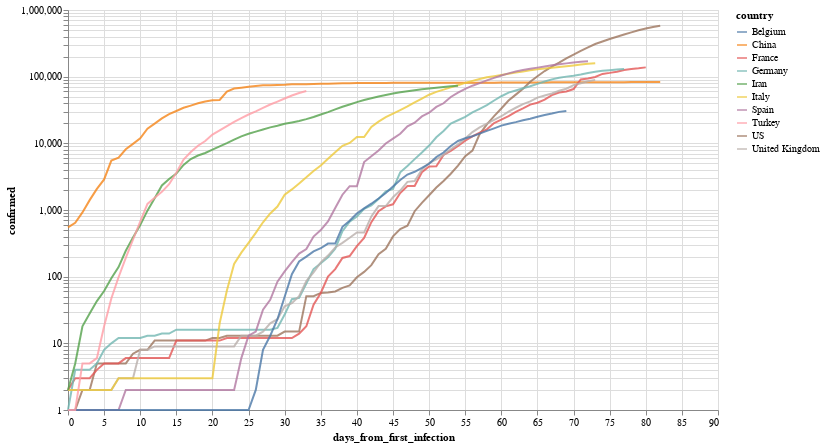

Notebook code cell kept with this figure:
### Markdown cell above
Por ejemplo, evolución (interactiva!) de los paises con mas infectados

### Code cell
total_confirmed_by_country = global_df.groupby('country').confirmed.max().sort_values(ascending=False)
selected_countries = total_confirmed_by_country[total_confirmed_by_country > 1000].index

plot_df = global_df[
    (global_df.confirmed > 0) & 
    (global_df.country.isin(selected_countries[:10]))
].sort_values('date')

selection = alt.selection_multi(
    fields=['country'], 
    bind='legend', 
    init=[{'country': c} for c in selected_countries[:10]]
)


(
    alt.Chart(plot_df)
       .mark_line()
       .encode(
           x='days_from_first_infection', 
           y=alt.Y('confirmed', scale=alt.Scale(type='log')), 
           color='country',
           opacity=alt.condition(selection, alt.value(.8), alt.value(.05))
       ).add_selection(selection)
        .properties(width=650, height=400)
       
)

### Figure 1 — Vega-Lite specification as saved in the notebook (floating-point values rounded to 4 significant figures; data arrays with more than 128 entries replaced by an {"elided": "..."} marker saying what was removed)
{"config": {"view": {"continuousWidth": 400, "continuousHeight": 300}}, "data": {"name": "data-7930eb70fd49e1784c10c5c019bedee2"}, "mark": "line", "encoding": {"color": {"type": "nominal", "field": "country"}, "opacity": {"condition": {"value": 0.8, "selection": "selector001"}, "value": 0.05}, "x": {"type": "quantitative", "field": "days_from_first_infection"}, "y": {"type": "quantitative", "field": "confirmed", "scale": {"type": "log"}}}, "height": 400, "selection": {"selector001": {"type": "multi", "fields": ["country"], "bind": "legend", "init": [{"country": "US"}, {"country": "Spain"}, {"country": "Italy"}, {"country": "France"}, {"country": "Germany"}, {"country": "United Kingdom"}, {"country": "China"}, {"country": "Iran"}, {"country": "Turkey"}, {"country": "Belgium"}]}}, "width": 650, "$schema": "https://vega.github.io/schema/vega-lite/v4.8.1.json", "datasets": {"data-7930eb70fd49e1784c10c5c019bedee2": {"elided": "705 records"}}}
